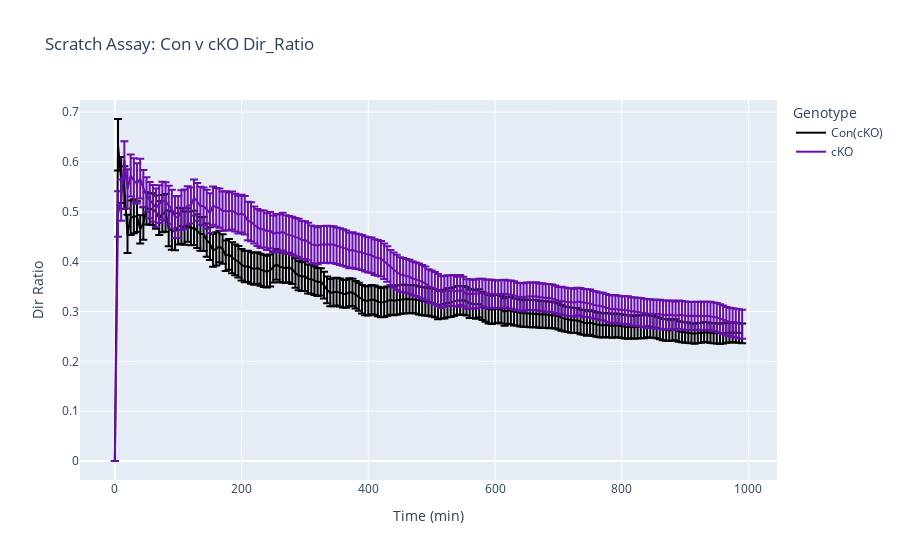

The code cell stored with this chart in its notebook:
### Code cell
time=[]
for i in range(len(Single_cKO_DirRatio_Mean)):
    time.append(i*5)

cKO_dirRatio_fig = go.Figure()

cKO_dirRatio_fig.add_trace(go.Scatter(x= time, y= Single_Con_cKO_DirRatio_All.mean(axis=1), name='Con(cKO)', line_color='#000000', error_y=dict(type='data', array = Single_Con_cKO_DirRatio_All.sem(axis=1), visible=True)))
cKO_dirRatio_fig.add_trace(go.Scatter(x= time, y= Single_cKO_DirRatio_All.mean(axis=1), name='cKO', line_color='#6a0dad', error_y =dict(type='data', array = Single_cKO_DirRatio_All.sem(axis=1) , visible=True)))
cKO_dirRatio_fig.update_layout(title="Scratch Assay: Con v cKO Dir_Ratio", xaxis_title="Time (min)", yaxis_title="Dir Ratio", legend_title="Genotype")
cKO_dirRatio_fig.show()

### Figure 1 — Plotly figure (JSON) as saved in the notebook; plotly's stock layout.template omitted (floating-point values rounded to 4 significant figures; data arrays with more than 128 entries replaced by an {"elided": "..."} marker saying what was removed)
{"data": [{"error_y": {"array": {"elided": "199 float values"}, "type": "data", "visible": true}, "line": {"color": "#000000"}, "name": "Con(cKO)", "type": "scatter", "x": {"elided": "199 int values"}, "y": {"elided": "199 float values"}}, {"error_y": {"array": {"elided": "199 float values"}, "type": "data", "visible": true}, "line": {"color": "#6a0dad"}, "name": "cKO", "type": "scatter", "x": {"elided": "199 int values"}, "y": {"elided": "199 float values"}}], "layout": {"legend": {"title": {"text": "Genotype"}}, "title": {"text": "Scratch Assay: Con v cKO Dir_Ratio"}, "xaxis": {"title": {"text": "Time (min)"}}, "yaxis": {"title": {"text": "Dir Ratio"}}}}
